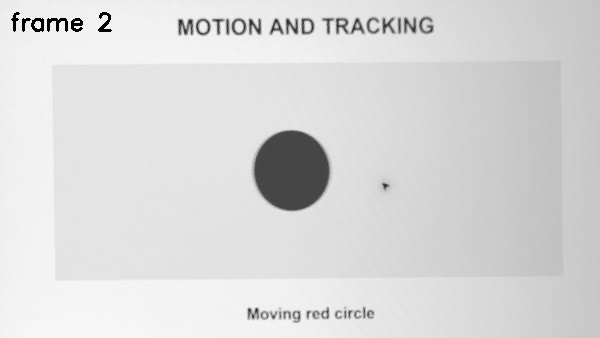
#> input picture frame 1 of 教材/練習素材/lesson16-camera.avi, 600 x 338 px
$ python '第25課-影片CSRT.py'
#> lines starting #> are read from the running program, lines starting #| are printed output that depends on the picture; after the words box and inside, x2 and y2 are one past the last pixel; in counts of white or black regions, pixels touching at a corner belong together
from pathlib import Path

import cv2

folder = Path(__file__).resolve().parent
video = cv2.VideoCapture(str(folder / 'lesson16-camera.avi'))
ok, frame = video.read()
#> frame is the input picture: shape (338, 600, 3); min 0, max 254, mean 217.5
if not ok:
    video.release()
    raise RuntimeError('Cannot read lesson16-camera.avi')

# This box is for frame 1 of the supplied video only: x, y, width, height.
initial_box = (218, 127, 82, 88)
tracker = cv2.TrackerCSRT_create()
tracker.init(frame, initial_box)
frames = 1
results = []
panels = []

def panel(image, box, number):
#> called with box = (218, 127, 82, 88), number = 1
    image = image.copy()
    x, y, w, h = (int(value) for value in box)
    cv2.rectangle(image, (x, y), (x + w, y + h), (0, 255, 0), 2)
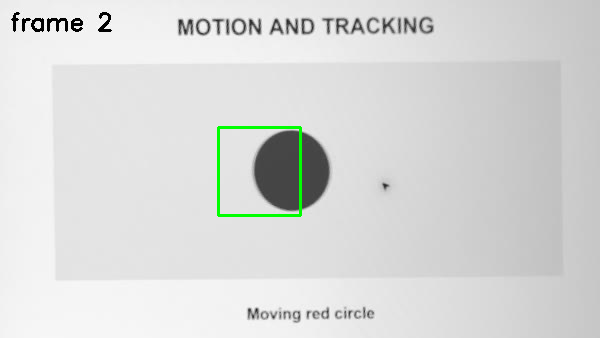
#> image: shape (338, 600, 3); 0.5% of pixels changed, all inside (x1, y1, x2, y2) = (217, 126, 302, 217); drawn as B, G, R
    cv2.putText(image, str(number), (20, 65), cv2.FONT_HERSHEY_SIMPLEX,
                0.8, (0, 255, 0), 2)
#> image: shape (338, 600, 3); 0.03% of pixels changed, all inside (x1, y1, x2, y2) = (24, 47, 31, 67)
    return image

panels.append(panel(frame, initial_box, frames))
try:
    while True:
        ok, frame = video.read()
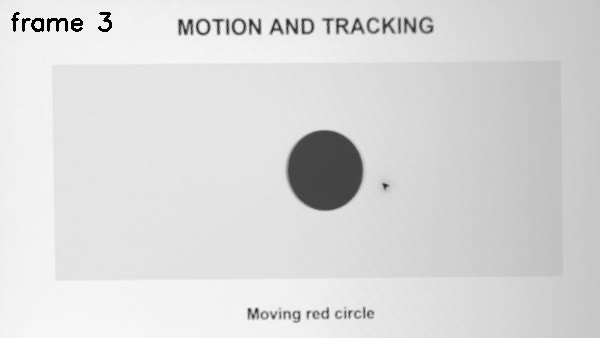
#> input picture frame 2 of 教材/練習素材/lesson16-camera.avi, 600 x 338 px
#> frame is the input picture: shape (338, 600, 3); min 0, max 252, mean 217.5
        if not ok:
            break
        frames += 1
        found, box = tracker.update(frame)
#> found = True; box = (251, 127, 82, 88)
        box = tuple(int(value) for value in box)
        results.append((bool(found), box))
        if frames in (4, 8, 12) and found:
            panels.append(panel(frame, box, frames))
finally:
    video.release()

if len(panels) != 4:
#> (the run stopped early here; a loop or call above may not have finished)

$ run again, starting later in the video
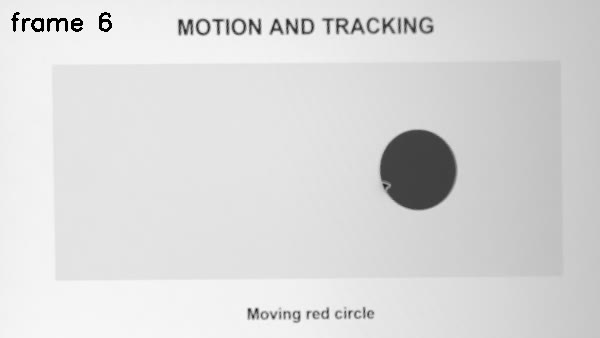
#> input picture frame 5 of 教材/練習素材/lesson16-camera.avi, 600 x 338 px
#> frame is the input picture: shape (338, 600, 3); min 0, max 252, mean 217.7
#> in panel, `cv2.rectangle(image, (x, y), (x + w, y + h), (0, 255, 0), 2)`:
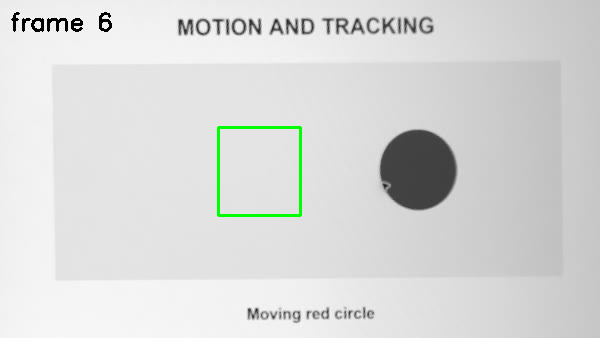
#> image: shape (338, 600, 3); 0.5% of pixels changed, all inside (x1, y1, x2, y2) = (217, 126, 302, 217); drawn as B, G, R
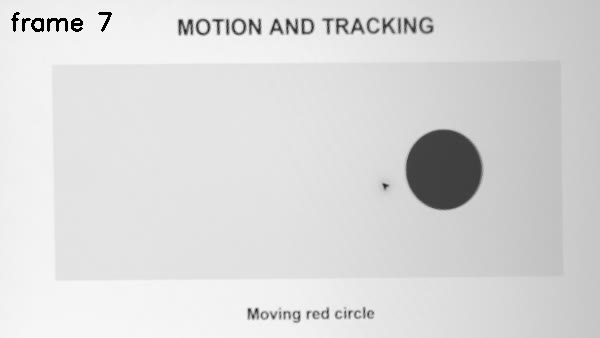
#> input picture frame 6 of 教材/練習素材/lesson16-camera.avi, 600 x 338 px
#> frame is the input picture: shape (338, 600, 3); min 0, max 252, mean 217.8
#> found = True; box = (218, 125, 84, 90)

$ run again, starting later in the video
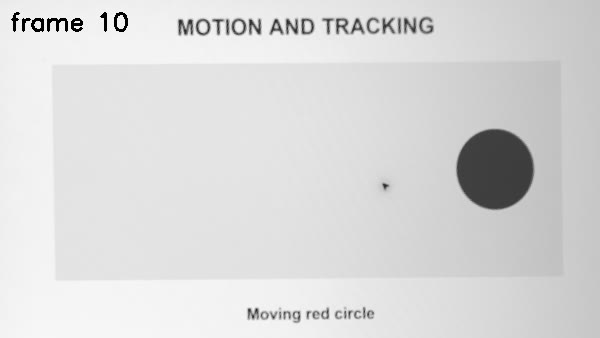
#> input picture frame 9 of 教材/練習素材/lesson16-camera.avi, 600 x 338 px
#> frame is the input picture: shape (338, 600, 3); min 0, max 254, mean 217.7
#> in panel, `cv2.rectangle(image, (x, y), (x + w, y + h), (0, 255, 0), 2)`:
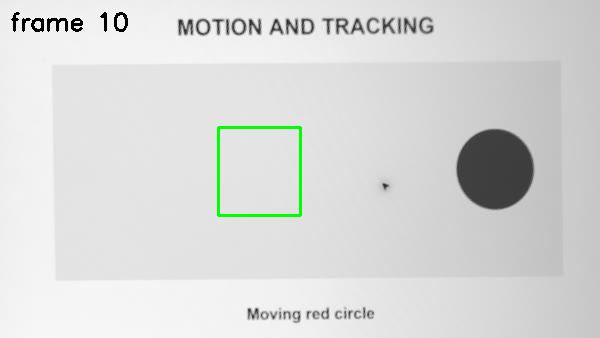
#> image: shape (338, 600, 3); 0.5% of pixels changed, all inside (x1, y1, x2, y2) = (217, 126, 302, 217); drawn as B, G, R
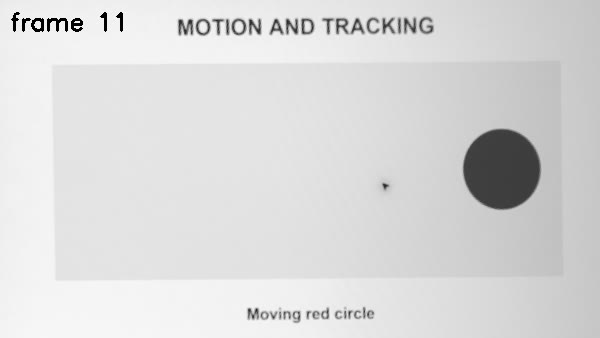
#> input picture frame 10 of 教材/練習素材/lesson16-camera.avi, 600 x 338 px
#> frame is the input picture: shape (338, 600, 3); min 0, max 253, mean 217.8
#> found = True; box = (213, 121, 91, 97)
